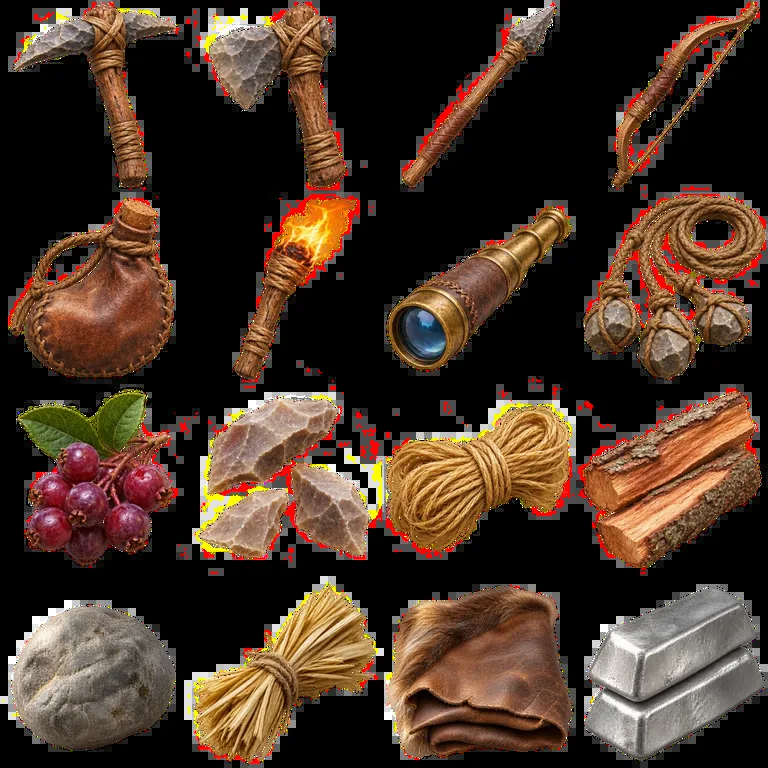
#> input picture assets/source/ui/field-equipment.webp, 768 x 768 px
$ python -i build_material.py   (imports and definitions only)
#> lines starting #> are read from the running program, lines starting #| are printed output that depends on the picture; after the words box and inside, x2 and y2 are one past the last pixel; in counts of white or black regions, pixels touching at a corner belong together
#> further down, picture is the input picture: shape (768, 768, 3); mean B, G, R 37.6, 51.2, 71.3
#!/usr/bin/env python3
"""Live oak second set. Offline, deterministic, current-folder-only build.
Four native paintings -> periodic master -> separated pigment and relief ->
quantized 48 mm height -> physical OpenGL normal -> geometry AO and roughness.
"""
from pathlib import Path
import hashlib
import json
import sys
import numpy as np
from PIL import Image, PngImagePlugin
from scipy.ndimage import gaussian_filter, distance_transform_edt, label
ROOT = Path(__file__).resolve().parent
# [1 line that did not run here, left out]
# [1 line that did not run here, left out]
# [1 line that did not run here, left out]
# [1 line that did not run here, left out]


def smooth(lo, hi, x):
    t = np.clip((x-lo)/(hi-lo), 0, 1)
    return t*t*(3-2*t)


def blur(a, sigma):
    return gaussian_filter(a, sigma, mode='wrap')


def luma(a):
    return a[...,0]*.2126+a[...,1]*.7152+a[...,2]*.0722


def field(sigma):
    a = blur(RNG.standard_normal((N,N)).astype(np.float32), sigma)
    return np.tanh(a/(a.std()*1.8))


def col(key):
    h = C['palette'].get(key, key)
    return np.array([int(h[i:i+2],16) for i in (1,3,5)], np.float32)


def mix(a,b,w):
    return a*(1-w[...,None])+b*w[...,None]


# [72 lines left out: functions save, cut, close, master, not called in this run]


def distance(mask):
    return distance_transform_edt(np.pad(mask,160,mode='wrap'))[160:-160,160:-160].astype(np.float32)


def derive(src):
    g = luma(src)
    g -= .5*(blur(g,70)-np.median(g))
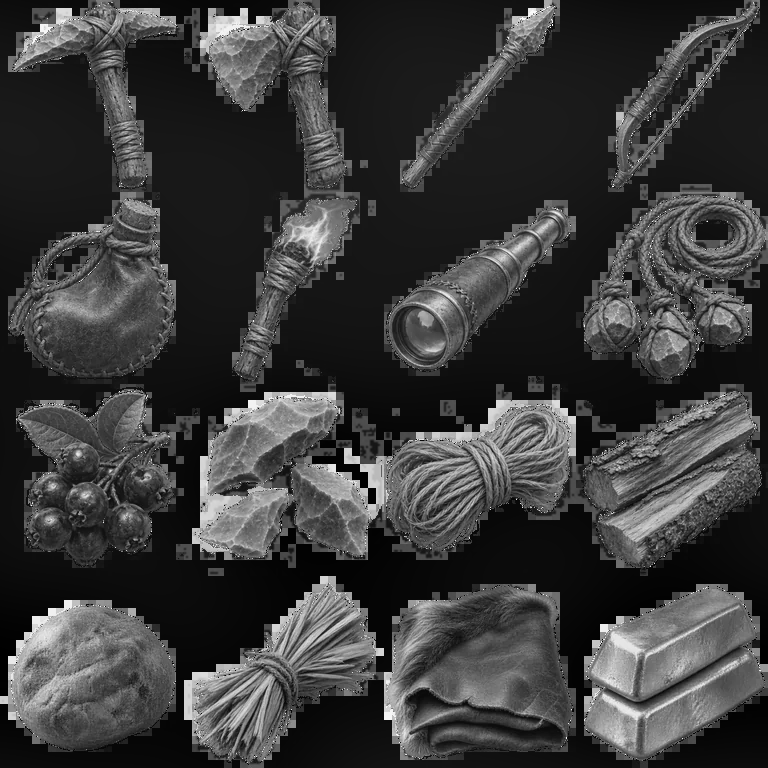
#> g: shape (768, 768) float64; min -30.75, max 247.2, mean 34.1; drawn with min black and max white
    g2 = blur(g,1.6)
    cracks = g2 < 70
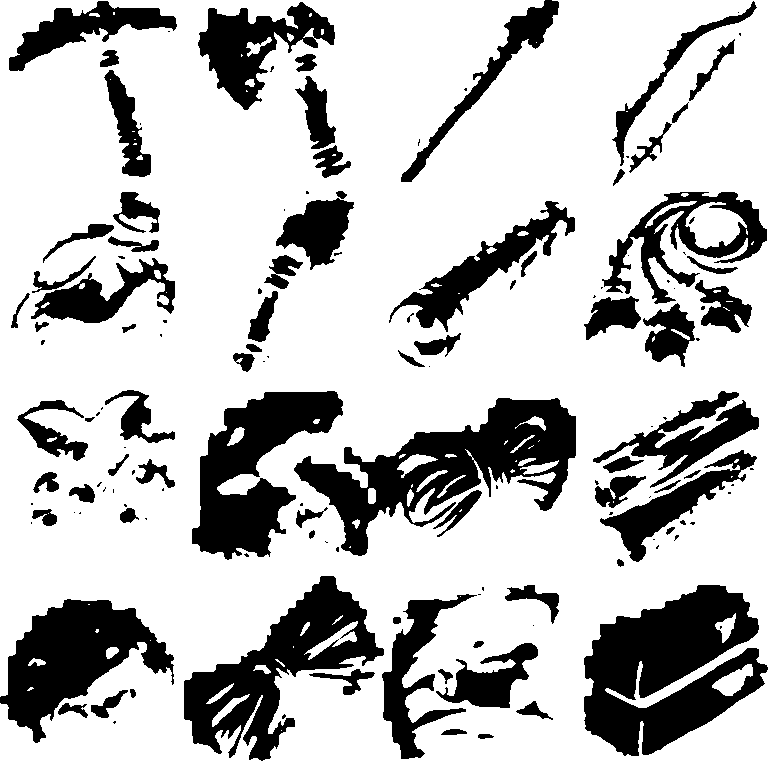
#> cracks: shape (768, 768) bool; 74.9% white; 142 black regions (65 under 20 px), largest, box (x1, y1, x2, y2) and area: (584, 585, 768, 756) 18980, (294, 398, 576, 556) 16710, (184, 576, 384, 761) 13296
    padded = np.pad(cracks,96,mode='wrap')
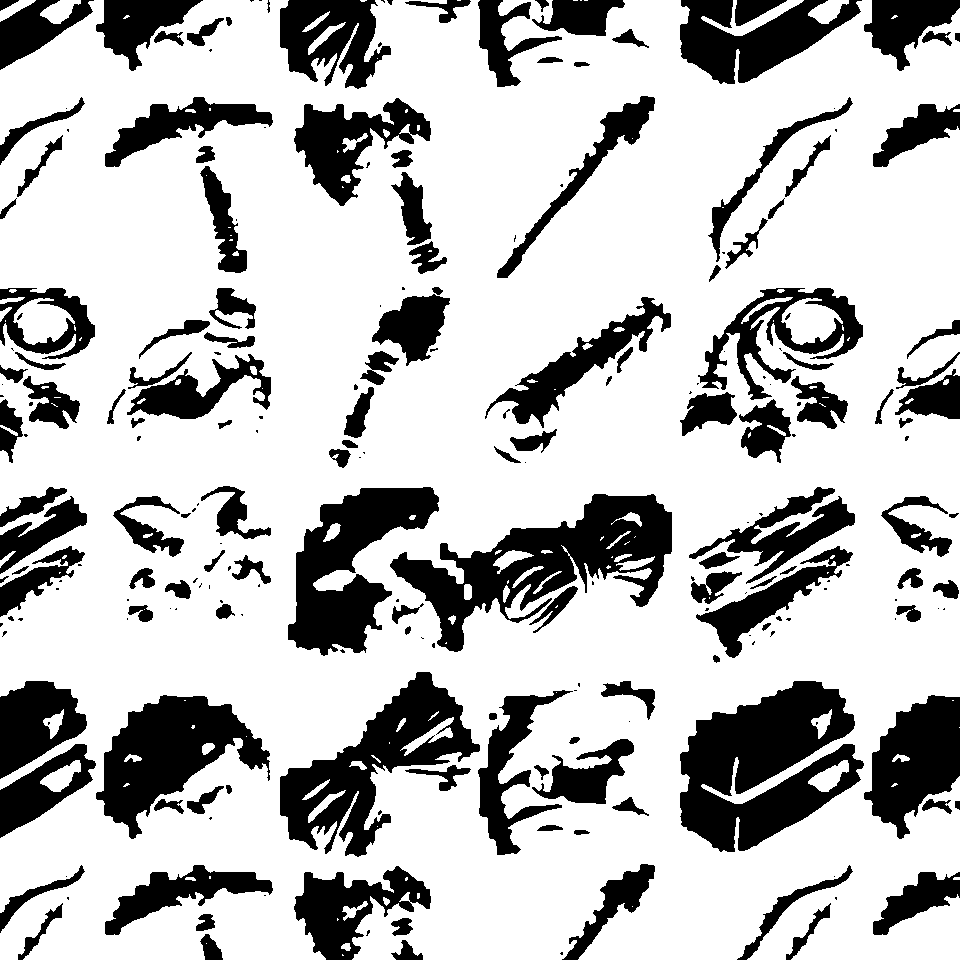
#> padded: shape (960, 960) bool; 74.3% white; 237 black regions (98 under 20 px), largest, box (x1, y1, x2, y2) and area: (680, 681, 864, 852) 18980, (390, 494, 672, 652) 16710, (280, 672, 480, 857) 13296
    labs,_ = label(padded)
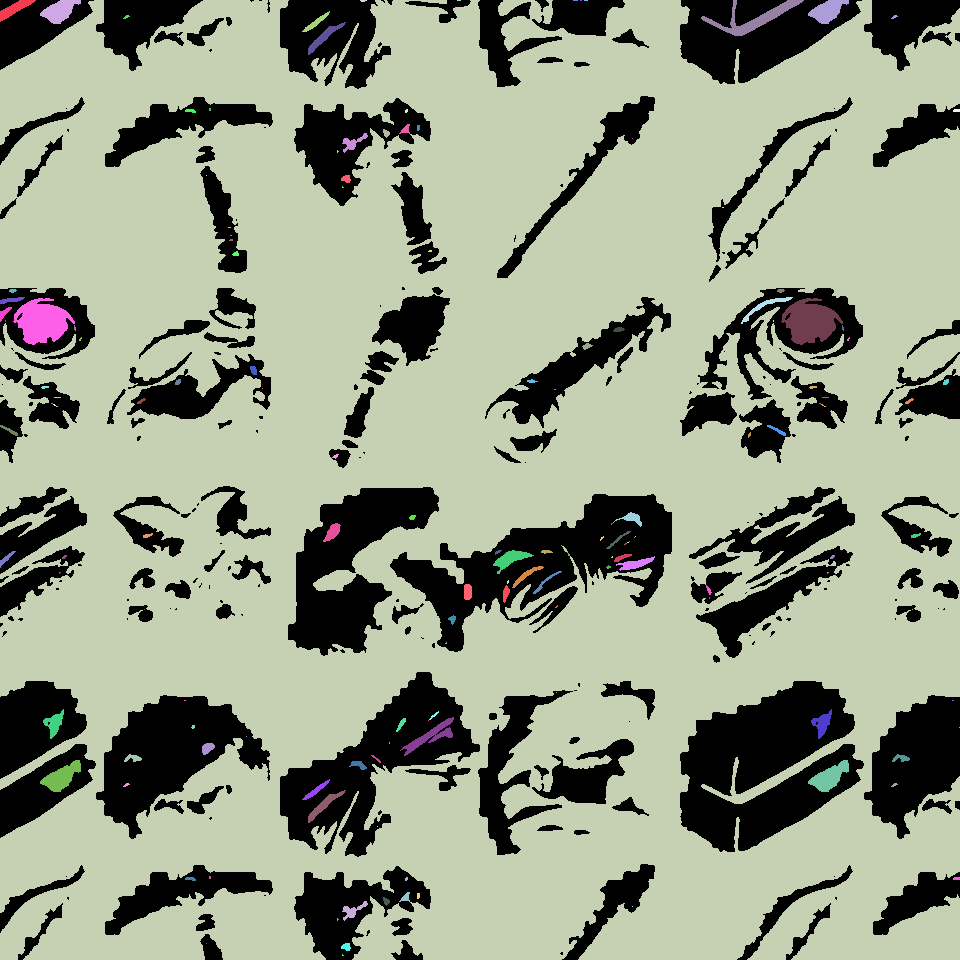
#> labs: shape (960, 960) int32; 155 distinct labels, from 0 to 154; one colour per label, 0 black
    sizes = np.bincount(labs.ravel())
#> sizes = 155 values, max 670867 at index 3, min 1 at index 15, mean 5945.8
    cracks = (padded & (sizes[labs] >= 140))[96:-96,96:-96]
#> cracks: shape (768, 768) bool; 74.5% white; 142 black regions (65 under 20 px), largest, box (x1, y1, x2, y2) and area: (584, 585, 768, 756) 18980, (294, 398, 576, 556) 17316, (184, 576, 384, 761) 13493
    dist = distance(~cracks)
    # Almost planar bevels retain fractured facets rather than inflated mounds.
    shoulder = blur(np.clip(blur(dist,.6)/16.,0,1),.65)
    face_var = smooth(65,128,blur(g,10))
#> in blur (call 5), `return gaussian_filter(a, sigma, mode='wrap')`:
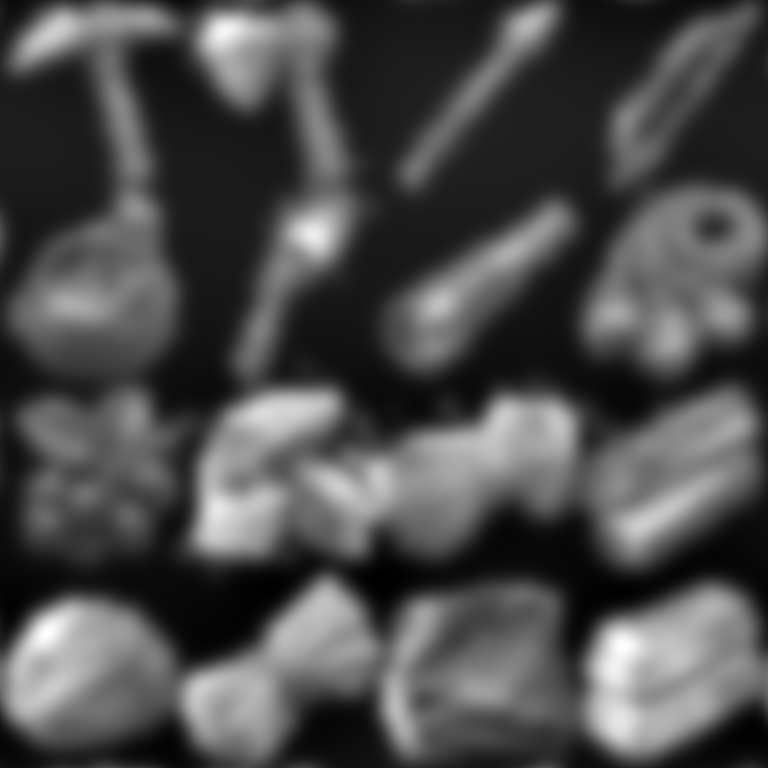
#> returned value: shape (768, 768) float64; min -24.72, max 169.6, mean 34.1; drawn with min black and max white
#> in smooth, `return t*t*(3-2*t)`:
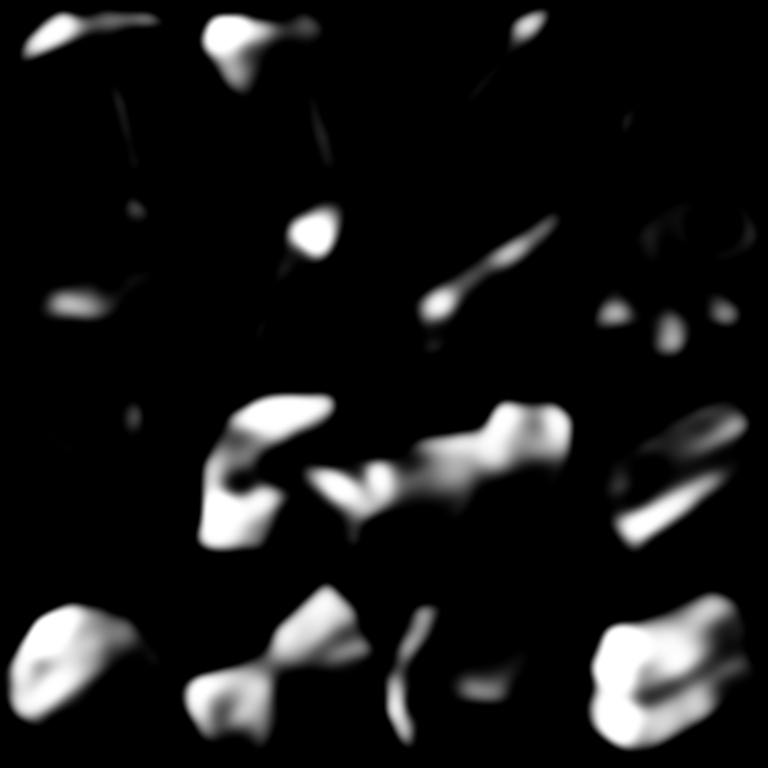
#> returned value: shape (768, 768) float64; min 0, max 1, mean 0.0983
    # Centimetres belong to broad facets and fissures, not individual pigment pores.
    # Unequal plate beds use some of the full range; typical adjacent cavities
    # remain about 2-3 cm deep rather than every pore becoming a 4 cm borehole.
    bed = field((95,60))
    h = .012 + .016*shoulder + .010*face_var + .010*bed
    h += (blur(g,2.2)-blur(g,10))*.000075*(.35+.65*shoulder)
    h += np.clip(g-blur(g,2.2),-22,22)*.000019
    micro = field((2.2,.65))
    h += micro*.00013
    h = blur(h,.65)
    h -= h.min()
    h *= (C['height_range_mm']/1000)/h.max()
    # Reconstruct pigment from swatches, discarding source lighting/exposure.
    # Broad face and recess pigment are distinct; use geometry to avoid treating
    # an old dark face as a hole. Source fine texture supplies small pigment detail.
    face_tone = smooth(85,143,blur(g,3))
    face_color = mix(col('face_dark'),col('face_light'),face_tone)
    cavity_color = mix(col('deepest'),col('fissure'),smooth(28,72,g2))
    face_weight = shoulder**1.6
    base = mix(cavity_color,face_color,face_weight)
    base += np.clip(g-blur(g,5),-32,32)[...,None]*.37*(.45+.55*shoulder[...,None])
    stops = np.array([28.,66.,90.,110.,135.,160.])
    swatches = np.stack([col('deepest'),col('fissure'),col('#393229'),col('#63533F'),col('face_light'),col('weathered')])
    pigment = np.stack([np.interp(g,stops,swatches[:,c]) for c in range(3)],-1)
    # Keep fractured fine flakes and local pigment variation; the broad physical
    # shoulder field must not become a thick, soft outline in the albedo.
    base = base*.30 + pigment*.70
    chip = smooth(3,14,blur(g,.8)-blur(g,4.2))
    worn = (chip*.32+smooth(114,153,blur(g,3))*.20)*smooth(.4,.95,shoulder)
    base = mix(base,col('weathered'),worn)
    chroma = src-src.mean(-1)[...,None]
    chroma -= np.array([18.,1.,-19.],np.float32)
    base += np.clip(chroma,-12,12)*.18
    base += micro[...,None]*.7
    green = src[...,1]-.5*(src[...,0]+src[...,2])
    lichen = smooth(4.8,10,green)*smooth(95,122,g)*smooth(.3,.8,shoulder)*.7
    base = mix(base,col('lichen'),lichen)
    for key,arr in {'fissure_mask':cracks.astype(np.float32),'plate_shoulders':shoulder,'lichen_mask':lichen,'weathering_mask':worn}.items():
        save(ROOT/'source'/f'{key}.png',arr*255,description='Derived semantic field; rebuilt from frozen source pictures')
    rough = np.clip(.871+.031*shoulder+.010*np.tanh((g-blur(g,3))/15)+.028*worn+.045*lichen,.85,.95)
    return base,h,rough,cracks,shoulder


# [46 lines left out: functions occlusion, main, not called in this run]


# [1 line not run here, left out]

>>> import cv2
>>> picture = cv2.imread('../../../../../ui/field-equipment.webp')
#> (the run stopped early here; a loop or call above may not have finished)
